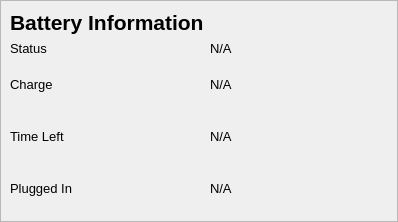
            <widget class="QWidget" name="battery">
             <layout class="QVBoxLayout" name="verticalLayout_4">
              <property name="spacing">
               <number>0</number>
              </property>
              <property name="leftMargin">
               <number>0</number>
              </property>
              <property name="topMargin">
               <number>0</number>
              </property>
              <property name="rightMargin">
               <number>0</number>
              </property>
              <property name="bottomMargin">
               <number>0</number>
              </property>
              <item>
               <widget class="QFrame" name="battery_info_frame">
                <property name="sizePolicy">
                 <sizepolicy hsizetype="Preferred" vsizetype="Preferred">
                  <horstretch>0</horstretch>
                  <verstretch>0</verstretch>
                 </sizepolicy>
                </property>
                <property name="font">
                 <font>
                  <pointsize>10</pointsize>
                 </font>
                </property>
                <property name="frameShape">
                 <enum>QFrame::StyledPanel</enum>
                </property>
                <property name="frameShadow">
                 <enum>QFrame::Raised</enum>
                </property>
                <layout class="QGridLayout" name="gridLayout_4">
                 <item row="4" column="0" alignment="Qt::AlignLeft|Qt::AlignVCenter">
                  <widget class="QLabel" name="label_30">
                   <property name="text">
                    <string>Plugged In</string>
                   </property>
                  </widget>
                 </item>
                 <item row="1" column="1" alignment="Qt::AlignLeft|Qt::AlignVCenter">
                  <widget class="QLabel" name="battery_status">
                   <property name="text">
                    <string>N/A</string>
                   </property>
                  </widget>
                 </item>
                 <item row="4" column="1" alignment="Qt::AlignLeft|Qt::AlignVCenter">
                  <widget class="QLabel" name="battery_plugged">
                   <property name="text">
                    <string>N/A</string>
                   </property>
                  </widget>
                 </item>
                 <item row="2" column="0" alignment="Qt::AlignLeft|Qt::AlignVCenter">
                  <widget class="QLabel" name="label_28">
                   <property name="text">
                    <string>Charge</string>
                   </property>
                  </widget>
                 </item>
                 <item row="2" column="1" alignment="Qt::AlignLeft|Qt::AlignVCenter">
                  <widget class="QLabel" name="battery_charge">
                   <property name="text">
                    <string>N/A</string>
                   </property>
                  </widget>
                 </item>
                 <item row="3" column="1" alignment="Qt::AlignLeft|Qt::AlignVCenter">
                  <widget class="QLabel" name="battery_time_left">
                   <property name="text">
                    <string>N/A</string>
                   </property>
                  </widget>
                 </item>
                 <item row="0" column="0" alignment="Qt::AlignLeft|Qt::AlignTop">
                  <widget class="QLabel" name="label_35">
                   <property name="font">
                    <font>
                     <pointsize>16</pointsize>
                     <weight>75</weight>
                     <bold>true</bold>
                    </font>
                   </property>
                   <property name="text">
                    <string>Battery Information</string>
                   </property>
                  </widget>
                 </item>
                 <item row="1" column="0" alignment="Qt::AlignLeft|Qt::AlignVCenter">
                  <widget class="QLabel" name="label_22">
                   <property name="text">
                    <string>Status</string>
                   </property>
                  </widget>
                 </item>
                 <item row="3" column="0" alignment="Qt::AlignLeft|Qt::AlignVCenter">
                  <widget class="QLabel" name="label_29">
                   <property name="text">
                    <string>Time Left</string>
                   </property>
                  </widget>
                 </item>
                 <item row="2" column="2" rowspan="3">
                  <widget class="roundProgressBar" name="battery_usage" native="true">
                   <property name="minimumSize">
                    <size>
                     <width>150</width>
                     <height>150</height>
                    </size>
                   </property>
                   <property name="maximumSize">
                    <size>
                     <width>150</width>
                     <height>150</height>
                    </size>
                   </property>
                  </widget>
                 </item>
                </layout>
               </widget>
              </item>
             </layout>
            </widget>
